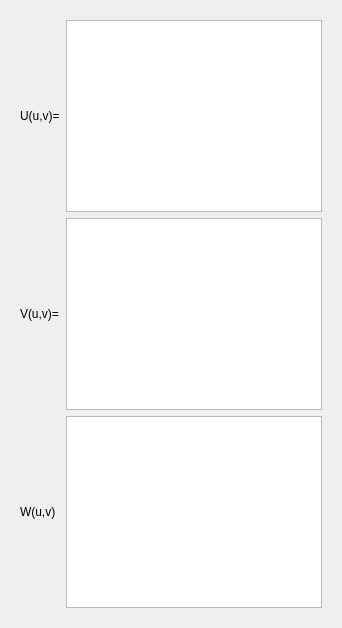
                  <widget class="QWidget" name="tabComposition">
                   <attribute name="title">
                    <string>Composition</string>
                   </attribute>
                   <layout class="QVBoxLayout" name="verticalLayout_21">
                    <item>
                     <widget class="QWidget" name="panelComposition_3" native="true">
                      <layout class="QGridLayout" name="gridLayout_7">
                       <item row="1" column="0">
                        <widget class="QLabel" name="label">
                         <property name="text">
                          <string>U(u,v)=</string>
                         </property>
                        </widget>
                       </item>
                       <item row="1" column="1">
                        <widget class="QPlainTextEdit" name="lineU" />
                       </item>
                       <item row="3" column="0">
                        <widget class="QLabel" name="label_4">
                         <property name="text">
                          <string>V(u,v)=</string>
                         </property>
                        </widget>
                       </item>
                       <item row="3" column="1">
                        <widget class="QPlainTextEdit" name="lineV" />
                       </item>
                       <item row="5" column="1">
                        <widget class="QPlainTextEdit" name="lineW" />
                       </item>
                       <item row="5" column="0">
                        <widget class="QLabel" name="label_5">
                         <property name="text">
                          <string>W(u,v)</string>
                         </property>
                        </widget>
                       </item>
                      </layout>
                     </widget>
                    </item>
                   </layout>
                  </widget>
